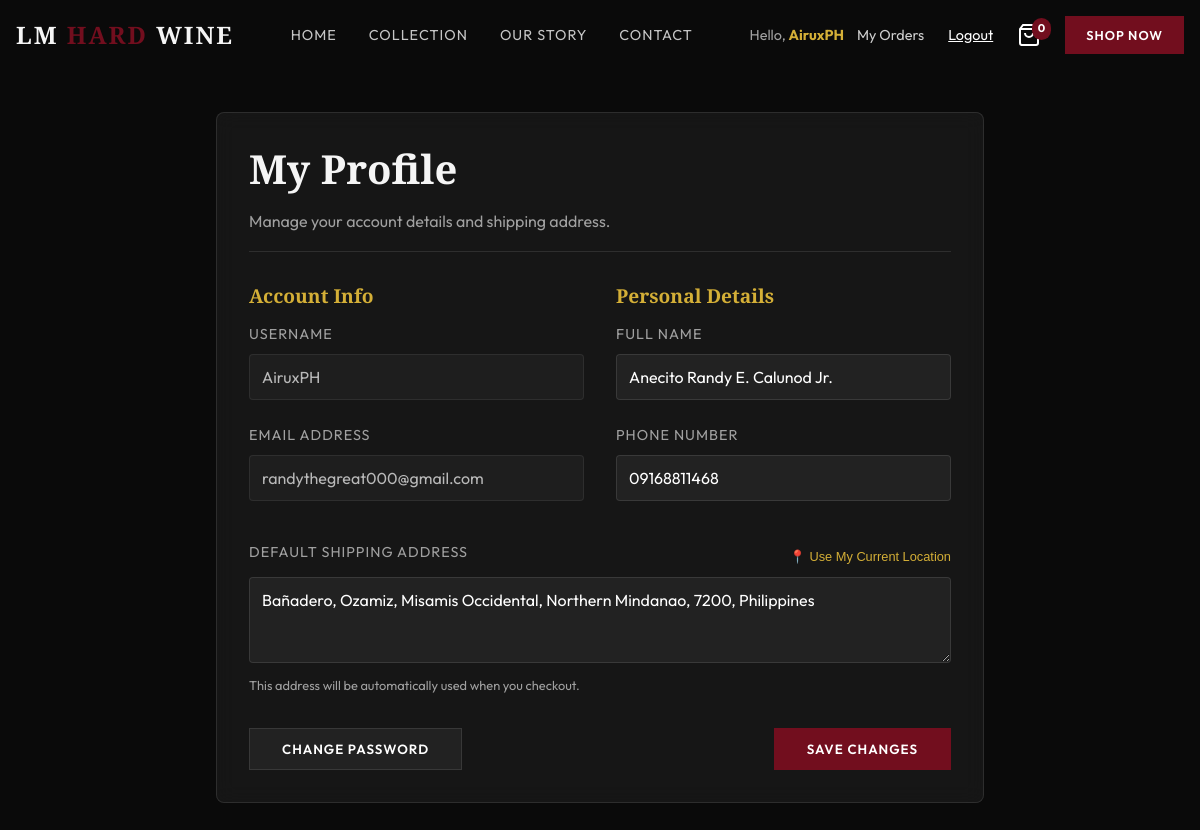
The app's page /profile.php (signed in) with its own data.
### tables this page shows
CREATE TABLE `customer_profiles` (
  `id` int(11) NOT NULL,
  `user_id` int(11) NOT NULL,
  `full_name` varchar(100) DEFAULT NULL,
  `phone_number` varchar(20) DEFAULT NULL,
  `default_shipping_address` text DEFAULT NULL
);

CREATE TABLE `users` (
  `id` int(11) NOT NULL,
  `username` varchar(50) NOT NULL,
  `email` varchar(100) NOT NULL,
  `password_hash` varchar(255) NOT NULL,
  `role` enum('customer','seller') NOT NULL DEFAULT 'customer',
  `created_at` timestamp NULL DEFAULT current_timestamp(),
  `updated_at` timestamp NULL DEFAULT current_timestamp() ON UPDATE current_timestamp()
);

### profile.php (the view, shortened to what this page needs)
<?php
include 'includes/db.php';
$user_id = $_SESSION['user_id'];
try {
    $stmt = $pdo->prepare("
        SELECT u.username, u.email, cp.full_name, cp.phone_number, cp.default_shipping_address
        FROM users u
        LEFT JOIN customer_profiles cp ON u.id = cp.user_id
        WHERE u.id = ?
    ");
    $stmt->execute([$user_id]);
    $user = $stmt->fetch(PDO::FETCH_ASSOC);
} catch (PDOException $e) {
    die("Error loading profile: " . $e->getMessage());
}
?>
<!DOCTYPE html>
<html lang="en">
<head>
    <link rel="stylesheet" href="css/style.css">
</head>
<body>
    <?php include 'includes/header.php'; ?>
    <div class="profile-container">
        <div class="glass-card">
            <div class="profile-header">
                <h2>My Profile</h2>
                <p style="color: var(--color-text-muted);">Manage your account details and shipping address.</p>
            </div>
            <form method="POST" autocomplete="off">
                <div class="info-grid">
                    <div>
                        <h3 style="font-size: 1.2rem; margin-bottom: 1rem; color: var(--color-accent);">Account Info
                        </h3>
                        <div class="form-group">
                            <label>Username</label>
                            <input type="text" class="form-control"
                                value="<?php echo htmlspecialchars($user['username']); ?>" disabled
                                style="opacity: 0.7; cursor: not-allowed;">
                        </div>
                        <div class="form-group">
                            <label>Email Address</label>
                            <input type="text" class="form-control"
                                value="<?php echo htmlspecialchars($user['email']); ?>" disabled
                                style="opacity: 0.7; cursor: not-allowed;">
                        </div>
                    </div>
                    <div>
                        <h3 style="font-size: 1.2rem; margin-bottom: 1rem; color: var(--color-accent);">Personal
                            Details</h3>
                        <div class="form-group">
                            <label>Full Name</label>
                            <input type="text" name="full_name" class="form-control"
                                value="<?php echo htmlspecialchars($user['full_name'] ?? ''); ?>" required>
                        </div>
                        <div class="form-group">
                            <label>Phone Number</label>
                            <input type="tel" name="phone" class="form-control"
                                value="<?php echo htmlspecialchars($user['phone_number'] ?? ''); ?>">
                        </div>
                    </div>
                </div>
                <div class="form-group" style="margin-top: 1rem;">
                    <div
                        style="display: flex; justify-content: space-between; align-items: center; margin-bottom: 5px;">
                        <label>Default Shipping Address</label>
                        <button type="button" onclick="detectLocation()" id="detect-btn"
                            style="background: none; border: none; color: var(--color-accent); font-size: 0.8rem; cursor: pointer; display: flex; align-items: center; gap: 4px;">
                            <span id="detect-icon">📍</span> <span id="detect-text">Use My Current Location</span>
                        </button>
                    </div>
                    <textarea id="address" name="address" class="form-control" rows="3"
                        placeholder="Enter your full shipping address..."><?php echo htmlspecialchars($user['default_shipping_address'] ?? ''); ?></textarea>
                    <p style="font-size: 0.8rem; color: var(--color-text-muted); margin-top: 5px;">
                        This address will be automatically used when you checkout.</p>
                </div>
                <div style="display: flex; justify-content: space-between; align-items: center; margin-top: 2rem;">
                    <button type="button" class="btn" onclick="openPasswordModal()"
                        style="background: rgba(255, 255, 255, 0.05); color: white; border: 1px solid rgba(255,255,255,0.1);">Change
                        Password</button>
                    <button type="submit" class="btn btn-primary">Save Changes</button>
                </div>
            </form>
        </div>
    </div>
</body>
</html>

### css/style.css (style rules this page uses)
:root { --color-bg-main: #0a0a0a; --color-bg-secondary: #141414; --color-bg-card: rgba(30, 30, 30, 0.6); --color-primary: #720e1e; --color-primary-light: #a52a2a; --color-accent: #d4af37; --color-text-main: #f5f5f5; --color-text-muted: #a0a0a0; --font-heading: 'Playfair Display', serif; --font-body: 'Outfit', sans-serif; --spacing-xs: 0.5rem; --spacing-sm: 1rem; --spacing-md: 2rem; --spacing-lg: 4rem; --spacing-xl: 8rem; --glass-bg: rgba(255, 255, 255, 0.05); --glass-border: 1px solid rgba(255, 255, 255, 0.1); --shadow-main: 0 10px 30px rgba(0, 0, 0, 0.5); --transition-fast: 0.3s ease; }
*, *::before, *::after { box-sizing: border-box; margin: 0; padding: 0; }
html { scroll-behavior: smooth; }
body { background-color: var(--color-bg-main); color: var(--color-text-main); font-family: var(--font-body); line-height: 1.6; overflow-x: hidden; }
h1, h2, h3, h4, h5, h6 { font-family: var(--font-heading); color: var(--color-text-main); margin-bottom: var(--spacing-sm); line-height: 1.2; }
h2 { font-size: 2.5rem; }
h3 { font-size: 1.75rem; }
.btn { display: inline-block; padding: 12px 32px; background: transparent; border: 1px solid var(--color-accent); color: var(--color-accent); font-family: var(--font-body); font-weight: 600; text-transform: uppercase; letter-spacing: 1px; cursor: pointer; transition: var(--transition-fast); }
.btn-primary { background: var(--color-primary); border-color: var(--color-primary); color: white; }
.glass-card { background: var(--glass-bg); backdrop-filter: blur(10px); border: var(--glass-border); padding: var(--spacing-md); border-radius: 8px; }
:root { --header-height: 80px; }
.form-group { margin-bottom: 1.5rem; }
.form-group label { display: block; margin-bottom: 0.5rem; color: var(--color-text-muted); font-size: 0.9rem; text-transform: uppercase; letter-spacing: 1px; }
.form-control { width: 100%; padding: 12px; background: rgba(255, 255, 255, 0.05); border: 1px solid rgba(255, 255, 255, 0.1); color: white; font-family: var(--font-body); font-size: 1rem; border-radius: 4px; transition: var(--transition-fast); }

### profile.php (style rules this page uses)
body { padding-top: 80px; }
.profile-container { max-width: 800px; margin: 2rem auto; padding: 0 1rem; }
.profile-header { margin-bottom: 2rem; border-bottom: 1px solid rgba(255, 255, 255, 0.1); padding-bottom: 1rem; }
.info-grid { display: grid; grid-template-columns: 1fr 1fr; gap: 2rem; }

### records on screen
customer_profiles: user.username "AiruxPH", user.email "randythegreat000@gmail.com", full_name "Anecito Randy E. Calunod Jr.", phone "09168811468", address "Bañadero, Ozamiz, Misamis Occidental, Northern Mindanao, 7200, Philippines"

### other values on screen
$_SESSION['username'] "AiruxPH"
